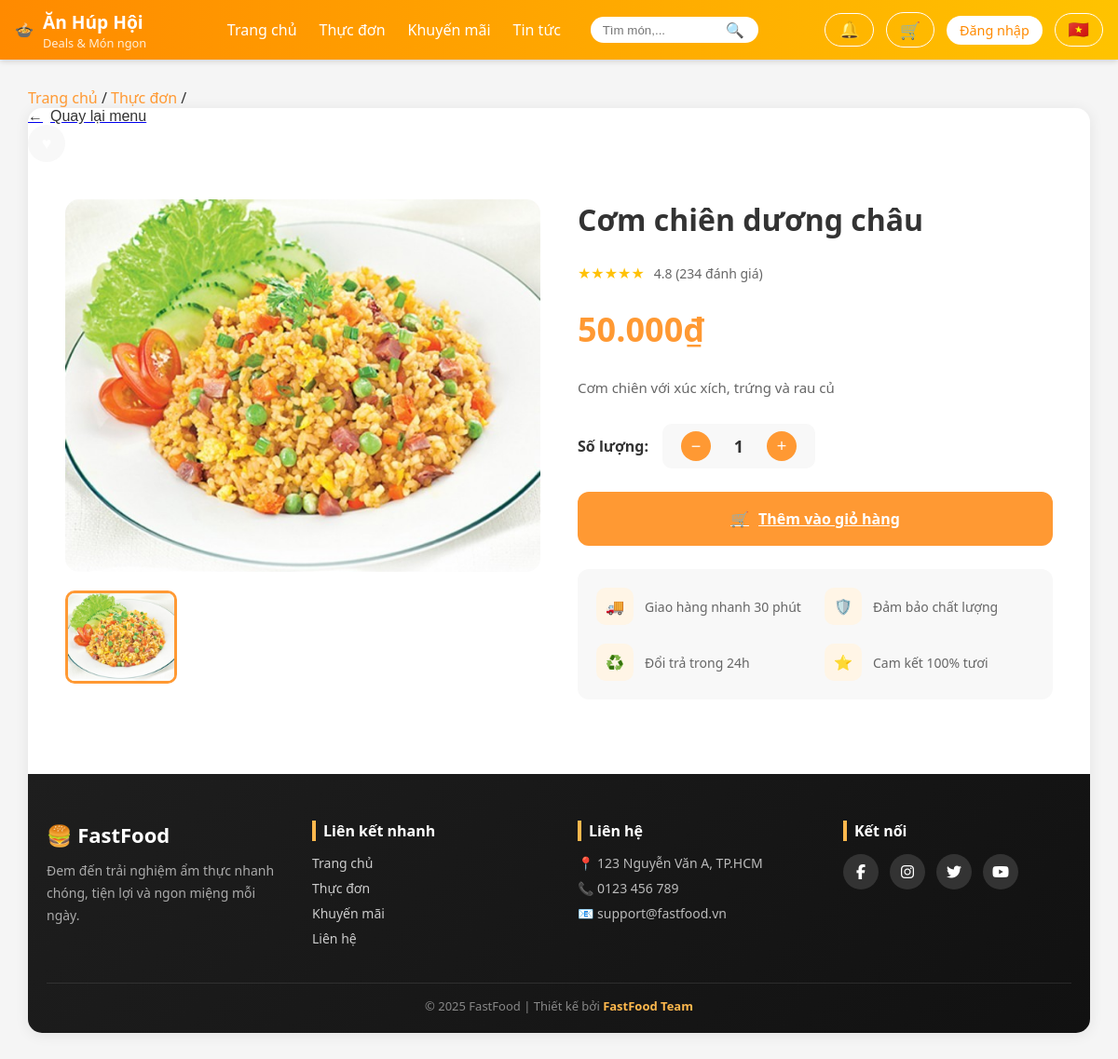
Page /pages/chitietmonan.php?mamon=8 on the earlier database version.
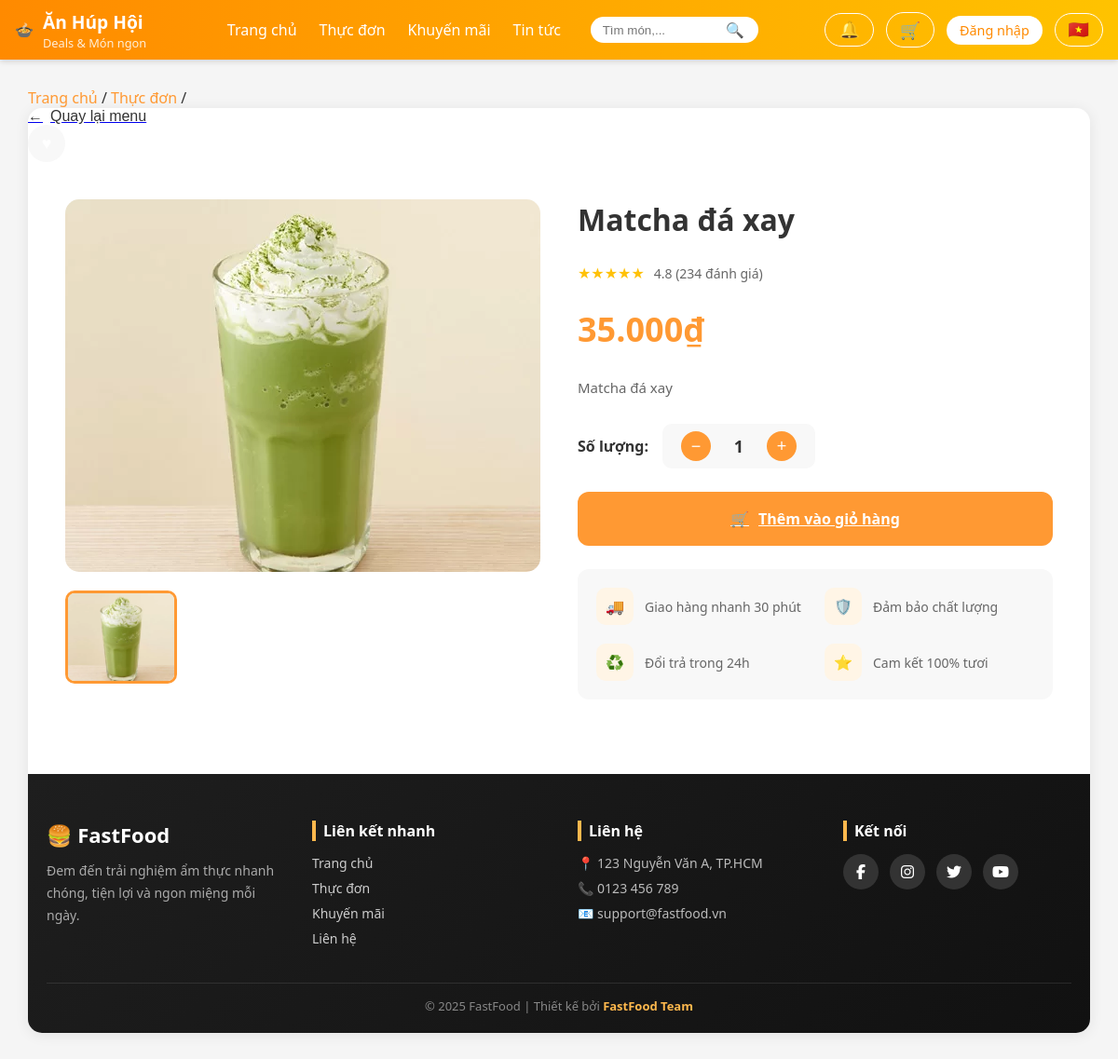
Same page on the later database version.
### tables this page shows
CREATE TABLE Monan (
  Mamon INT AUTO_INCREMENT PRIMARY KEY,
  Tenmon VARCHAR(100) NOT NULL,
  Giaban DECIMAL(10,2) NOT NULL,
  Giagoc DECIMAL(10,2) NOT NULL,
  Noidung VARCHAR(500),
  Anh VARCHAR(255),
  Maloai INT,
  FOREIGN KEY (Maloai) REFERENCES Loaimonan(Maloai)
);

### functions/functions.php (called while the page is built, shortened)
<?php
if (!function_exists('resolveImagePath')) {
	function resolveImagePath($path, $default = '/assets/img/default-food.jpg') {
		$p = trim((string)$path);
		$knownPrefixes = ['assets/', 'uploads/', 'images/'];
		foreach ($knownPrefixes as $pre) {
			if (stripos($p, $pre) === 0) return '/' . $p;
		}
		return '/assets/img/' . ltrim($p, '/');
	}
}
?>

### pages/chitietmonan.php (the view, shortened to what this page needs)
<?php
require_once __DIR__ . '/../database/db.php';
require_once __DIR__ . '/../functions/functions.php';
$mamon = isset($_GET['mamon']) ? intval($_GET['mamon']) : 0;
$product = null;
$images = [];
if ($mamon > 0) {
    $sql = "SELECT Mamon, Tenmon, Giaban, Anh, Noidung, COALESCE(Giagoc, 0) AS Giagoc FROM Monan WHERE Mamon = ? LIMIT 1";
    if ($stmt = $conn->prepare($sql)) {
        $stmt->bind_param('i', $mamon);
        $stmt->execute();
        $res = $stmt->get_result();
        if ($res && $res->num_rows > 0) {
            $product = $res->fetch_assoc();
            if (!empty($product['Anh'])) {
                if (strpos($product['Anh'], '|') !== false) {
                    $images = array_filter(array_map('trim', explode('|', $product['Anh'])));
                } else {
                    $images = [trim($product['Anh'])];
                }
            }
        }
    }
}
?>
<!DOCTYPE html>
<html lang="vi">
<head>
    <link rel="stylesheet" href="/assets/css/chitietmonan.css">
</head>
<body>
    <?php include __DIR__ . '/../includes/header.php'; ?>
    <div class="container">
        <div class="breadcrumb">
            <a href="../index.php">Trang chủ</a> / <a href="#">Thực đơn</a> /
        </div>
        <div class="product-card">
        <div class="header">
            <a href = '/index.php'>
                <button class="back-btn">
                    <span>←</span>
                    <span>Quay lại menu</span>
                </button>
            </a>
            <div class="header-actions">
                <button class="icon-btn" id="favoriteBtn">♥</button>
            </div>
        </div>
        <div class="product-content">
            <div class="gallery">
                <div class="main-image">
                    <?php if ($product && !empty($images)): ?>
                        <img id="mainImage" src="<?php echo htmlspecialchars(resolveImagePath($images[0])); ?>" alt="<?php echo htmlspecialchars($product['Tenmon']); ?>">
                    <?php else: ?>
                        <img id="mainImage" src="/assets/img/default-food.jpg" alt="Sản phẩm">
                    <?php endif; ?>
                </div>
                <div class="thumbnails">
                    <?php if (!empty($images)): ?>
                        <?php foreach ($images as $idx => $img): ?>
                            <div class="thumbnail <?php echo $idx === 0 ? 'active' : ''; ?>" data-index="<?php echo $idx; ?>">
                                <img src="<?php echo htmlspecialchars(resolveImagePath($img)); ?>" alt="Thumb <?php echo $idx+1; ?>">
                            </div>
                        <?php endforeach; ?>
                    <?php else: ?>
                        <div class="thumbnail active" data-index="0">
                            <img src="/assets/img/default-food.jpg" alt="Thumb 1">
                        </div>
                    <?php endif; ?>
                </div>
            </div>
            <div class="product-info">
                <h1 class="product-title"><?php echo $product ? htmlspecialchars($product['Tenmon']) : 'Sản phẩm'; ?></h1>
                <div class="rating">
                    <div class="stars">★★★★★</div>
                    <span class="rating-text">4.8 (234 đánh giá)</span>
                </div>
                <div class="price-section">
                    <span class="current-price"><?php echo $product ? number_format(floatval($product['Giaban']),0,',','.').'₫' : ''; ?></span>
                </div>
                <p class="description">
                    <?php echo $product ? nl2br(htmlspecialchars($product['Noidung'])) : 'Mô tả sản phẩm chưa có.'; ?>
                </p>
                <div class="quantity-selector">
                    <div class="quantity-label">Số lượng:</div>
                    <div class="quantity-controls">
                        <button class="quantity-btn" id="decreaseBtn">−</button>
                        <span class="quantity-value" id="quantityValue">1</span>
                        <button class="quantity-btn" id="increaseBtn">+</button>
                    </div>
                </div>
                <div class="action-buttons">
                    <?php if ($product): ?>
                        <a class="add-to-cart-btn" href="/pages/cart.php?add=<?php echo intval($mamon); ?>&return_url=/pages/cart.php">
                            <span>🛒</span>
                            <span>Thêm vào giỏ hàng</span>
                        </a>
                    <?php endif; ?>
                </div>
                <div class="features">
                    <div class="feature">
                        <div class="feature-icon">🚚</div>
                        <div class="feature-text">Giao hàng nhanh 30 phút</div>
                    </div>
                    <div class="feature">
                        <div class="feature-icon">🛡️</div>
                        <div class="feature-text">Đảm bảo chất lượng</div>
                    </div>
                    <div class="feature">
                        <div class="feature-icon">♻️</div>
                        <div class="feature-text">Đổi trả trong 24h</div>
                    </div>
                    <div class="feature">
                        <div class="feature-icon">⭐</div>
                        <div class="feature-text">Cam kết 100% tươi</div>
                    </div>
                </div>
            </div>
        </div>
    <?php include __DIR__ . '/../includes/footer.php'; ?>
</body>
</html>

### includes/header.php (shortened to what this page needs)
<?php
$userInfo = null;
$cssPath = "/assets/css/header.css";
$logo    = "/images/logo.png";
$avatarDefault = "images/default-avatar.png";
?>
<!doctype html>
<html lang="vi">
<head>
  <link rel="stylesheet" href="<?php echo htmlspecialchars($cssPath); ?>">
</head>
<body>
<header class="site-header" role="banner">
  <div class="header-inner">
    <div class="header-left">
      <a href="../index.php" class="brand-link">
        <?php if (file_exists($logo)): ?>
          <img src="<?php echo htmlspecialchars($logo); ?>" alt="Logo" class="brand-logo">
        <?php else: ?>
          <div class="brand-icon">🍲</div>
        <?php endif; ?>
        <div class="brand-text">
          <span class="brand-name">Ăn Húp Hội</span>
          <small class="brand-slogan">Deals &amp; Món ngon</small>
        </div>
      </a>
    </div>
    <div class="header-center">
      <nav class="main-nav" aria-label="Primary navigation">
        <ul class="nav-list">
          <li><a href="index.php">Trang chủ</a></li>
          <li><a href="menu.php">Thực đơn</a></li>
          <li><a href="deals.php">Khuyến mãi</a></li>
          <li><a href="news.php">Tin tức</a></li>
        </ul>
      </nav>
      <div class="search-wrap">
        <input id="header-search" class="search-input" type="search" placeholder="Tìm món,..." aria-label="Tìm kiếm">
        <button id="search-btn" class="search-btn" aria-label="Tìm">🔍</button>
      </div>
    </div>
    <div class="header-right">
      <div class="action-item dropdown" id="notifWrap">
        <button id="notifBtn" class="btn-ghost" aria-haspopup="true" aria-expanded="false" aria-label="Thông báo">
          🔔
        </button>
      </div>
      <div class="action-item">
        <a href="/pages/cart.php" class="btn-ghost cart-btn" aria-label="Giỏ hàng">
          🛒
        </a>
      </div>
      <div class="action-item dropdown" id="accountWrap">
        <?php if ($userInfo): ?>
          <button id="accountBtn" class="account-btn" aria-haspopup="true" aria-expanded="false">
            <img class="avatar" src="<?php echo (!empty($userInfo['avatar']) && file_exists($userInfo['avatar'])) ? htmlspecialchars($userInfo['avatar']) : $avatarDefault; ?>" alt="avatar">
            <span class="username"><?php echo htmlspecialchars($userInfo['username']); ?></span>
          </button>
          <div class="dropdown-panel" id="accountPanel" role="menu" aria-hidden="true">
            <a class="dropdown-item" href="profile.php">Hồ sơ</a>
            <a class="dropdown-item" href="orders.php">Đơn hàng</a>
            <a class="dropdown-item" href="auth/logout.php">Đăng xuất</a>
          </div>
        <?php else: ?>
          <a href="../pages/login.php" class="btn btn-primary">Đăng nhập</a>
        <?php endif; ?>
      </div>
      <div class="action-item">
        <button id="langToggle" class="btn-ghost" aria-label="Đổi ngôn ngữ">🇻🇳</button>
      </div>
    </div>
  </div>
</header>
</body>
</html>

### includes/footer.php (shortened to what this page needs)
<footer class="site-footer">
  <div class="footer-container">
    <div class="footer-col brand">
      <h2>🍔 FastFood</h2>
      <p>Đem đến trải nghiệm ẩm thực nhanh chóng, tiện lợi và ngon miệng mỗi ngày.</p>
    </div>
    <div class="footer-col">
      <h4>Liên kết nhanh</h4>
      <ul>
        <li><a href="index.php">Trang chủ</a></li>
        <li><a href="menu.php">Thực đơn</a></li>
        <li><a href="deals.php">Khuyến mãi</a></li>
        <li><a href="contact.php">Liên hệ</a></li>
      </ul>
    </div>
    <div class="footer-col">
      <h4>Liên hệ</h4>
      <ul class="contact-info">
        <li>📍 123 Nguyễn Văn A, TP.HCM</li>
        <li>📞 0123 456 789</li>
        <li>📧 support@fastfood.vn</li>
      </ul>
    </div>
    <div class="footer-col">
      <h4>Kết nối</h4>
      <div class="social-links">
        <a href="#"><i class="fab fa-facebook-f"></i></a>
        <a href="#"><i class="fab fa-instagram"></i></a>
        <a href="#"><i class="fab fa-twitter"></i></a>
        <a href="#"><i class="fab fa-youtube"></i></a>
      </div>
    </div>
  </div>
  <div class="footer-bottom">
    <p>&copy; <?php echo date("Y"); ?> FastFood | Thiết kế bởi <span>FastFood Team</span></p>
  </div>
</footer>
<link rel="stylesheet" href="https://cdnjs.cloudflare.com/ajax/libs/font-awesome/6.5.0/css/all.min.css">
<link rel="stylesheet" href="/assets/css/footer.css">

### assets/css/chitietmonan.css (style rules this page uses)
* { margin: 0; padding: 0; box-sizing: border-box; }
body { font-family: 'Segoe UI', Tahoma, Geneva, Verdana, sans-serif; background: #f5f5f5; min-height: 100vh; }
.header-actions { display: flex; gap: 15px; align-items: center; }
.icon-btn { width: 40px; height: 40px; border-radius: 50%; border: 2px solid white; background: transparent; color: white; cursor: pointer; display: flex; align-items: center; justify-content: center; transition: all 0.3s; font-size: 18px; }
.container { max-width: 1400px; margin: 30px auto; padding: 0 30px; }
.breadcrumb a { color: #ff9933; text-decoration: none; }
.product-card { background: white; border-radius: 15px; overflow: hidden; box-shadow: 0 2px 15px rgba(0,0,0,0.08); }
.back-btn { display: flex; align-items: center; gap: 8px; background: none; border: none; font-size: 16px; color: #333; cursor: pointer; transition: color 0.3s; }
.header-actions { display: flex; gap: 15px; }
.icon-btn { width: 40px; height: 40px; border-radius: 50%; border: none; background: #f8f8f8; cursor: pointer; display: flex; align-items: center; justify-content: center; transition: all 0.3s; }
.product-content { display: grid; grid-template-columns: 1fr 1fr; gap: 40px; padding: 40px; }
.gallery { display: flex; flex-direction: column; gap: 20px; }
.main-image { width: 100%; height: 400px; border-radius: 15px; overflow: hidden; position: relative; }
.main-image img { width: 100%; height: 100%; object-fit: cover; transition: transform 0.3s; }
.thumbnails { display: grid; grid-template-columns: repeat(4, 1fr); gap: 10px; }
.thumbnail { height: 100px; border-radius: 10px; overflow: hidden; cursor: pointer; border: 3px solid transparent; transition: all 0.3s; }
.thumbnail.active { border-color: #ff9933; }
.thumbnail img { width: 100%; height: 100%; object-fit: cover; }
.product-info { display: flex; flex-direction: column; gap: 25px; }
.product-title { font-size: 32px; font-weight: bold; color: #333; }
.rating { display: flex; align-items: center; gap: 10px; }
.stars { display: flex; gap: 3px; color: #ffc107; }
.rating-text { color: #666; font-size: 14px; }
.price-section { display: flex; align-items: center; gap: 15px; }
.current-price { font-size: 36px; font-weight: bold; color: #ff9933; }
.description { color: #666; line-height: 1.8; font-size: 15px; }
.quantity-selector { display: flex; align-items: center; gap: 15px; }
.quantity-label { font-weight: 600; color: #333; }
.quantity-controls { display: flex; align-items: center; gap: 15px; background: #f8f8f8; padding: 8px 20px; border-radius: 10px; }
.quantity-btn { width: 32px; height: 32px; border: none; background: #ff9933; color: white; border-radius: 50%; cursor: pointer; font-size: 18px; display: flex; align-items: center; justify-content: center; transition: all 0.3s; }
.quantity-value { font-size: 18px; font-weight: bold; min-width: 30px; text-align: center; }
.action-buttons { display: flex; gap: 15px; }
.add-to-cart-btn { flex: 1; padding: 18px; background: #ff9933; color: white; border: none; border-radius: 12px; font-size: 16px; font-weight: bold; cursor: pointer; display: flex; align-items: center; justify-content: center; gap: 10px; transition: all 0.3s; }
.features { display: grid; grid-template-columns: repeat(2, 1fr); gap: 20px; padding: 20px; background: #f8f8f8; border-radius: 12px; }
.feature { display: flex; align-items: center; gap: 12px; }
.feature-icon { width: 40px; height: 40px; background: #fff5e6; border-radius: 10px; display: flex; align-items: center; justify-content: center; color: #ff9933; }
.feature-text { font-size: 14px; color: #666; }

Differences in the rows shown:
removed monan: Anh (picture), Tenmon "Cơm chiên dương châu", Giaban "50.000", Noidung "Cơm chiên với xúc xích, trứng và rau củ"
added monan: Anh (picture), Tenmon "Matcha đá xay", Giaban "35.000", Noidung "Matcha đá xay"
